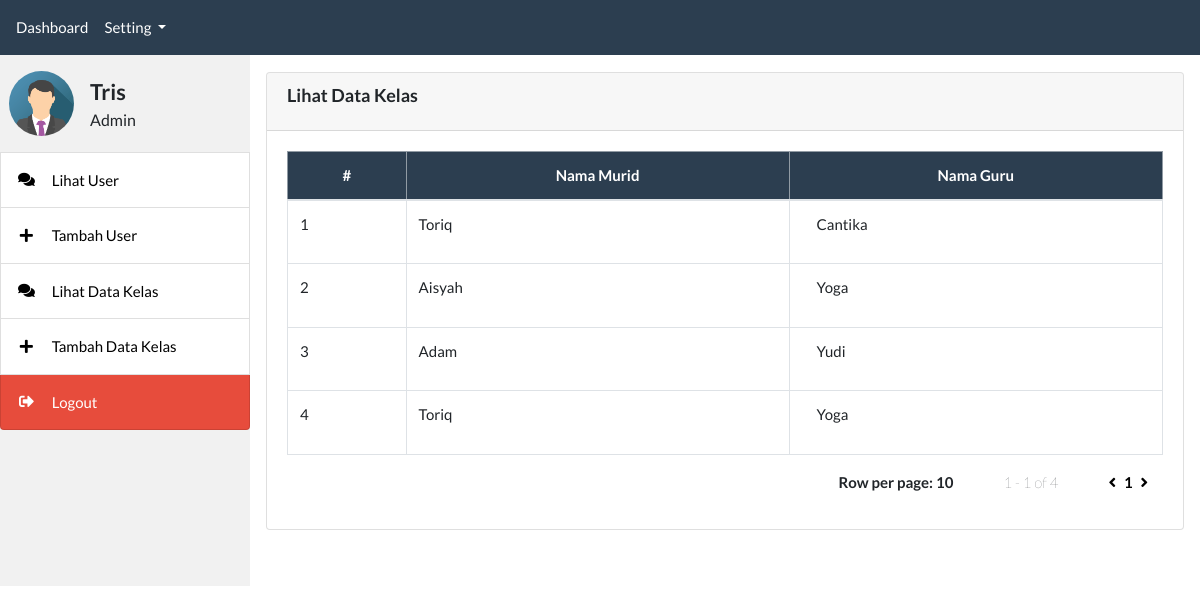
The page /admin/halaman_data_kelas.php (signed in) on the database its author committed.
### tables this page shows
CREATE TABLE `user` (
  `id` int(11) NOT NULL,
  `name` varchar(255) NOT NULL,
  `username` varchar(255) NOT NULL,
  `password` varchar(255) NOT NULL,
  `level` varchar(20) NOT NULL
);

### admin/halaman_data_kelas.php (the view, shortened to what this page needs)
<?php include 'admin_header.php'; ?>
<?php include 'admin_sidebar.php'; ?>
<div class="content">
	<div class="card mt-3">
		<div class="card-header">
			<h3 class="card-title" style="font-weight: bold;font-size:larger;">Lihat Data Kelas</h3>
		</div>
		<div class="card-body">
			<table class="table table-bordered table-hover" id="table-master">
				<thead class="text-center table-primary">
					<tr>
						<th>#</th>
						<th class="w-35">Nama Murid</th>
						<th class="w-35">Nama Guru</th>
					</tr>
				</thead>
				<tbody>
					<?php
					include '../koneksi.php';
					if (!empty($_GET['pencarian'])) {
						$pencarian = filter_input(INPUT_GET, 'pencarian', FILTER_SANITIZE_ADD_SLASHES);
						$SqlQuery = "SELECT * FROM user WHERE `name` LIKE '%" . $pencarian . "%'";
					} else if (!empty($_GET['level'])) {
						$level = filter_input(INPUT_GET, 'level', FILTER_SANITIZE_ADD_SLASHES);
						$SqlQuery = "SELECT * FROM user WHERE `level` = '" . $level . "'";
					} else {
						$SqlQuery = "SELECT u.name AS nama_guru, u2.name AS nama_siswa FROM group_kelas AS gk
						LEFT JOIN user AS u ON gk.id_guru = u.id
						LEFT JOIN user AS u2 ON gk.id_siswa = u2.id";
					}
					$data = mysqli_query($koneksi, $SqlQuery);
					$totalData = mysqli_num_rows($data);
					$halaman = 10;
					$page = isset($_GET["halaman"]) ? (int)$_GET["halaman"] : 1;
					$pages = ceil($totalData / $halaman);
					$mulai = ($page > 1) ? ($page * $halaman) - $halaman : 0;
					$no = $mulai + 1;
					$dataPagination = mysqli_query($koneksi, $SqlQuery . " LIMIT $mulai, $halaman");
					while ($d = mysqli_fetch_assoc($dataPagination)) {
					?>
						<tr>
							<td><?= $no++; ?></td>
							<td><?= $d['nama_siswa']; ?></td>
							<td>
								<div class="container" style="display: float;">
									<div class="row">
										<div class="col-md-11" id="uplink">
											<p class="float-left"><?php echo $d['nama_guru'] ?></p>
										</div>
									</div>
								</div>
							</td>
						</tr>
					<?php } ?>
				</tbody>
			</table>
			<div class="container">
				<div class="float-right">
					<p class="float-left" style="font-weight: bold; margin-right: 50px;">Row per page: <?php echo $halaman ?></p>
					<p class="float-left" style="font-weight:lighter; margin-right: 50px;">
						<?php echo $page ?> - <?php echo $pages ?>
						of <?php echo $totalData ?>
					</p>
					<a href=<?php
							if ($page > 1) {
								echo "halaman_index.php?halaman=" . ($page - 1);
							} else {
								echo "halaman_index.php?halaman=1";
							}
							?> style=" color: black; margin-right: 5px;"><i class="fa fa-angle-left" aria-hidden="true"></i></a>
					<?php for ($i = 1; $i <= $pages; $i++) {
						if ($i == $page) { ?>
							<a href="?halaman=<?php echo $i; ?>" style="font-weight: bold; color: black"><?php echo $i; ?></a>
						<?php } else { ?>
							<a href="?halaman=<?php echo $i; ?>" style="font-weight: lighter; color: rgba(0, 0, 0, 0.7)"><?php echo $i; ?></a>
					<?php }
					} ?>
					<a href=<?php
							if ($page < $pages) {
								echo "halaman_index.php?halaman=" . ($page + 1);
							} else {
								echo "halaman_index.php?halaman=" . $pages;
							}
							?> style="color: black; margin-left: 5px;"><i class="fa fa-angle-right" aria-hidden="true"></i></a>
				</div>
			</div>
		</div>
	</div>
</div>
<?php include 'admin_footer.php'; ?>

### assets/css/all.css (style rules this page uses)
.fa, .fas, .far, .fal, .fad, .fab { -moz-osx-font-smoothing: grayscale; -webkit-font-smoothing: antialiased; display: inline-block; font-style: normal; font-variant: normal; text-rendering: auto; line-height: 1; }
.fa-angle-left:before { content: "\f104"; }
.fa-angle-right:before { content: "\f105"; }

### admin/admin_sidebar.php (style rules this page uses)
body { position: relative; height: 100%; width: 100%; font-family: "Lato", sans-serif; }
div.content { margin-left: 250px; padding: 1px 16px; }

### rows shown on the page
user: user.name "Toriq", name "Cantika"
user: user.name "Aisyah", name "Yoga", user.name "Toriq"
user: user.name "Adam", name "Yudi"

### other values the page prints
$_SESSION['name'] "Tris"
$_SESSION['level'] "Admin"
$halaman "10"
$page "1"
$pages "1"
$totalData "4"
